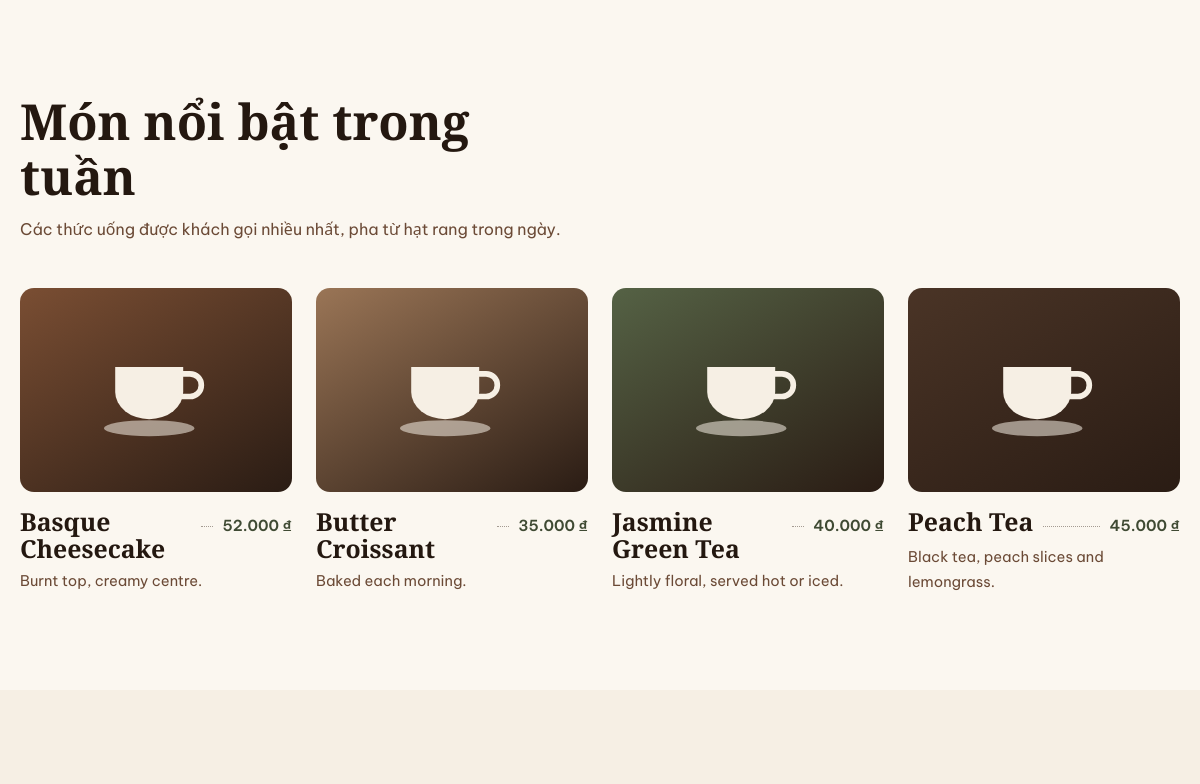
The page /MVC/index.php (middle part) on the database as committed earlier.
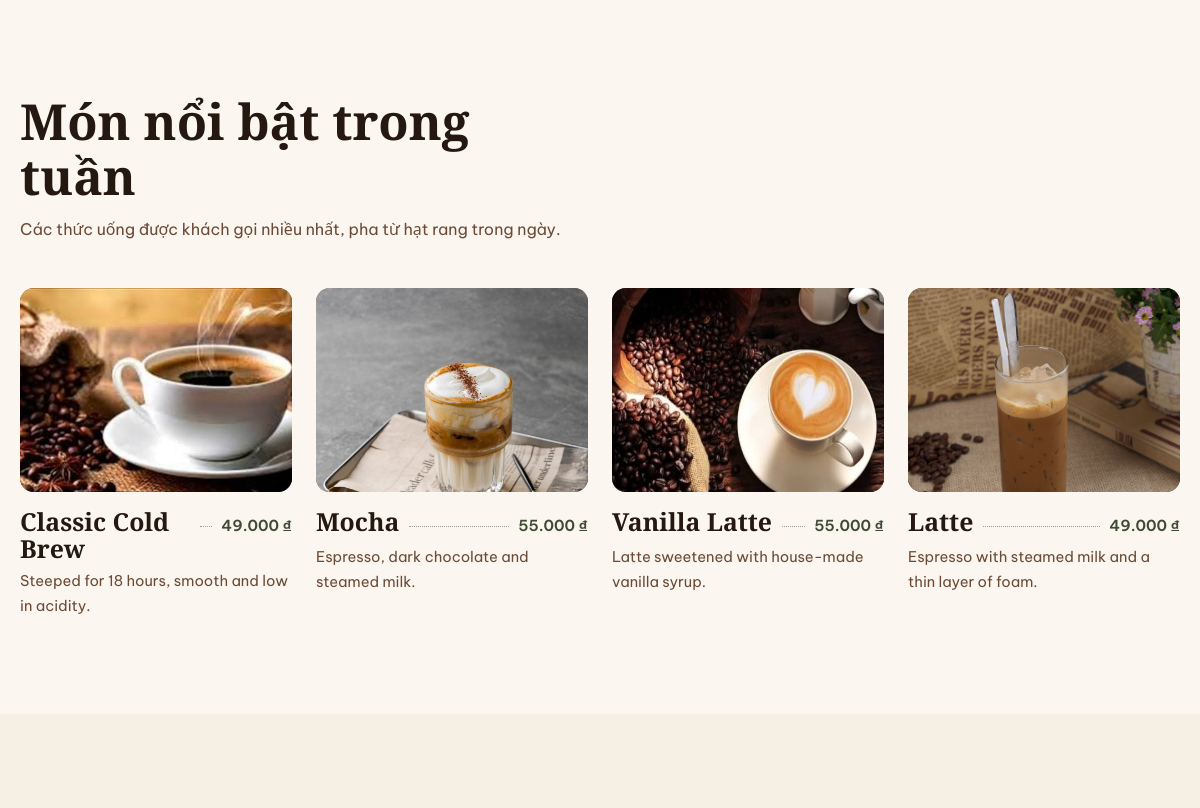
The same page on the database as committed later.
### tables this page shows
CREATE TABLE IF NOT EXISTS tblSanPham (
 maSanPham INT UNSIGNED AUTO_INCREMENT PRIMARY KEY,
 tenSanPham VARCHAR(150) NOT NULL,
 gia INT UNSIGNED NOT NULL,
 moTa VARCHAR(500) NULL,
 hinhAnh VARCHAR(255) NULL,
 maDanhMuc INT UNSIGNED NOT NULL,
 FOREIGN KEY (maDanhMuc) REFERENCES tblDanhMuc(maDanhMuc) ON DELETE RESTRICT,
 CHECK (gia > 0)
);

### MVC/controllers/HomeController.php (called while the page is built, shortened)
<?php
require_once __DIR__ . '/../config/database.php';
require_once __DIR__ . '/../repositories/reProduct.php';
class HomeController {
    public function index() {
        $featured = [];
        $dbError = false;
        try {
            $featured = (new reProduct((new Database())->connect()))->getFeatured(4);
        } catch (PDOException $e) {
            $dbError = true;
        }
        require __DIR__ . '/../views/home/index.php';
    }
}

### MVC/index.php (called while the page is built, shortened)
<?php
require_once __DIR__ . '/config/helpers.php';
$action = $_GET['action'] ?? 'index';
(new $class())->$action();

### MVC/config/database.php (called while the page is built, shortened)
<?php
class Database {
    public function connect() {
        $dsn = 'mysql:host=' . self::HOST . ';dbname=' . self::NAME . ';charset=utf8mb4';
        return new PDO($dsn, self::USER, self::PASSWORD, [
            PDO::ATTR_ERRMODE => PDO::ERRMODE_EXCEPTION,
            PDO::ATTR_DEFAULT_FETCH_MODE => PDO::FETCH_ASSOC,
            PDO::ATTR_EMULATE_PREPARES => false
        ]);
    }
}

### MVC/repositories/reProduct.php (called while the page is built, shortened)
<?php
class reProduct implements RepositoryInterface {
    private $conn;
    public function __construct($db) { $this->conn = $db; }
    public function getFeatured($limit = 4) {
        $sql = 'SELECT p.maSanPham, p.tenSanPham, p.gia, p.moTa, p.hinhAnh, p.maDanhMuc, c.tenDanhMuc
                FROM tblSanPham p INNER JOIN tblDanhMuc c ON c.maDanhMuc = p.maDanhMuc
                ORDER BY (p.hinhAnh IS NULL), p.maSanPham DESC LIMIT ' . (int)$limit;
        return $this->conn->query($sql)->fetchAll();
    }
}

### MVC/config/helpers.php (called while the page is built, shortened)
<?php
function h($s) { return htmlspecialchars((string)$s, ENT_QUOTES, 'UTF-8'); }
function url($controller, $action = 'index', $extra = []) {
    return 'index.php?' . http_build_query(array_merge(['controller' => $controller, 'action' => $action], $extra));
}
function formatPrice($amount) { return number_format((int)$amount, 0, ',', '.') . ' ₫'; }
function productImage($file) {
    $file = basename((string)$file);
    if ($file !== '' && is_file(__DIR__ . '/../assets/images/products/' . $file)) {
        return 'assets/images/products/' . rawurlencode($file);
    }
    return null;
}

### MVC/views/home/index.php (the view, shortened to what this page needs)
<?php
require __DIR__ . '/../layout/header.php';
$tones = ['#7a4e33', '#9a7556', '#556245', '#4a3426'];
?>
<section class="section" id="thuc-don">
  <div class="container">
    <div class="section-head">
      <h2>Món nổi bật trong tuần</h2>
      <p>Các thức uống được khách gọi nhiều nhất, pha từ hạt rang trong ngày.</p>
    </div>
    <?php if ($dbError): ?>
      <p class="notice">Chưa kết nối được cơ sở dữ liệu. Hãy import <code>database.sql</code> và kiểm tra <code>config/database.php</code>.</p>
    <?php elseif (!$featured): ?>
      <p class="empty">Chưa có món nào. <a href="<?= h(url('Product', 'create')) ?>">Thêm món đầu tiên</a>.</p>
    <?php else: ?>
      <div class="grid">
        <?php foreach ($featured as $i => $item): $img = productImage($item['hinhAnh']); ?>
          <article class="card">
            <div class="card-media" style="--tone: <?= $tones[$i % count($tones)] ?>">
              <?php if ($img): ?>
                <img src="<?= h($img) ?>" alt="<?= h($item['tenSanPham']) ?>">
              <?php else: ?>
                <svg viewBox="0 0 120 100" aria-hidden="true"><use href="#cup"/></svg>
              <?php endif; ?>
            </div>
            <div class="card-body">
              <div class="card-title-row">
                <h3><a href="<?= h(url('Product', 'detail', ['id' => (int)$item['maSanPham']])) ?>"><?= h($item['tenSanPham']) ?></a></h3>
                <span class="leader" aria-hidden="true"></span>
                <span class="price"><?= h(formatPrice($item['gia'])) ?></span>
              </div>
              <p><?= h($item['moTa'] ?? '') ?></p>
            </div>
          </article>
        <?php endforeach; ?>
      </div>
    <?php endif; ?>
  </div>
</section>
<section class="section about" id="cau-chuyen">
</section>

Rows that differ between the two databases and show on the page:
no longer on this page (row unchanged): tblsanpham: tenSanPham "Basque Cheesecake", gia "52.000 ₫", moTa "Burnt top, creamy centre."
no longer on this page (row unchanged): tblsanpham: tenSanPham "Butter Croissant", gia "35.000 ₫", moTa "Baked each morning."
no longer on this page (row unchanged): tblsanpham: tenSanPham "Jasmine Green Tea", gia "40.000 ₫", moTa "Lightly floral, served hot or iced."
no longer on this page (row unchanged): tblsanpham: tenSanPham "Peach Tea", gia "45.000 ₫", moTa "Black tea, peach slices and lemongrass."
now on this page (row edited): tblsanpham: hinhAnh (picture), tenSanPham "Classic Cold Brew", gia "49.000 ₫", moTa "Steeped for 18 hours, smooth and low in acidity."
now on this page (row edited): tblsanpham: hinhAnh (picture), tenSanPham "Mocha", gia "55.000 ₫", moTa "Espresso, dark chocolate and steamed milk."
now on this page (row edited): tblsanpham: hinhAnh (picture), tenSanPham "Vanilla Latte", gia "55.000 ₫", moTa "Latte sweetened with house-made vanilla syrup."
now on this page (row edited): tblsanpham: hinhAnh (picture), tenSanPham "Latte", gia "49.000 ₫", moTa "Espresso with steamed milk and a thin layer of foam."
